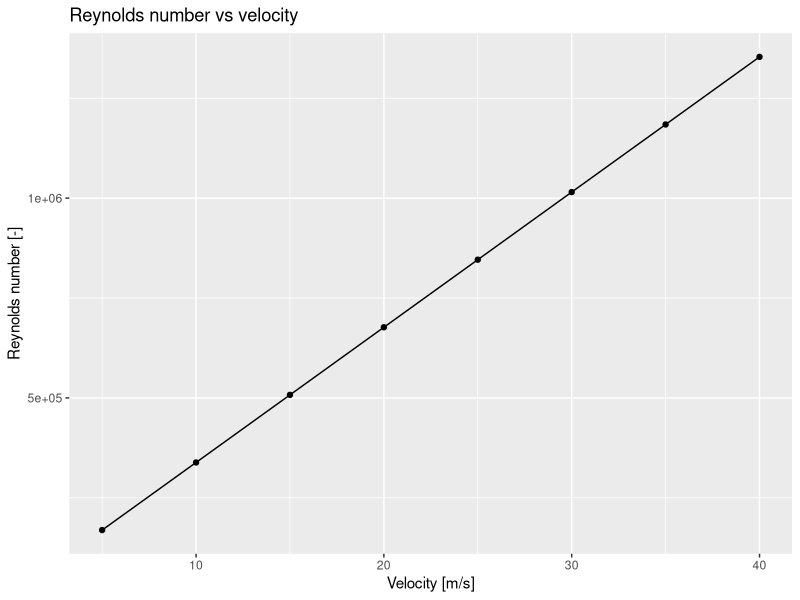

R code for this plot:
# Calculate Reynolds number
#
# rho - air density [kg/m^3]
# v   - flow velocity [m/s]
# L   - characteristic length [m]
# mu  - dynamic viscosity [Pa*s]
#
# Returns Reynolds number [-]

calculate_reynolds <- function(rho, v, L, mu) {
  
  Re <- (rho * v * L) / mu
  
  return(Re)
}


# Single calculation

calculate_reynolds(
  rho = 1.225,
  v = 15,
  L = 0.5,
  mu = 1.81e-5
)


# Vector calculation

velocity <- c(5, 10, 15, 20, 25, 30, 35, 40) # seq() can generate a sequence from 5 to 40 with a step of 1:
                                             # velocity <- seq(5, 40, by = 1)

Re <- calculate_reynolds(
  rho = 1.225,
  v = velocity,
  L = 0.5,
  mu = 1.81e-5
)

Re


# Create a data frame

data <- data.frame(
  velocity = velocity,
  Reynolds = Re
)

data

# Figures
library(ggplot2) # ggplot2 is part of the tidyverse package, just do install.packages("tidyverse")
ggplot(data, aes(x = velocity, y = Reynolds)) +
  geom_point() +
  geom_line() +
  labs(
    title = "Reynolds number vs velocity",
    x = "Velocity [m/s]",
    y = "Reynolds number [-]"
  )
